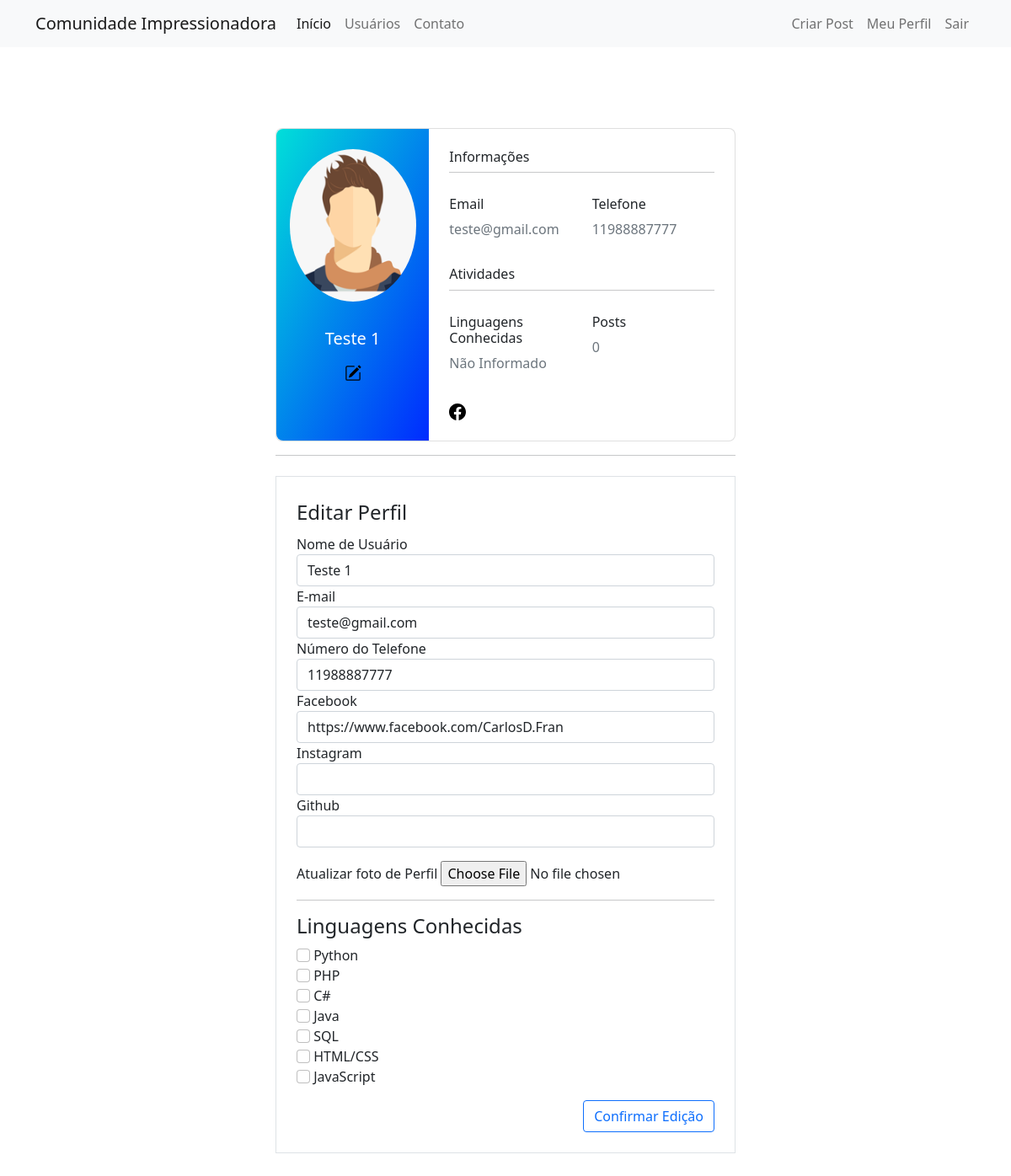
Before: /perfil/editar (signed in) with the older database file.
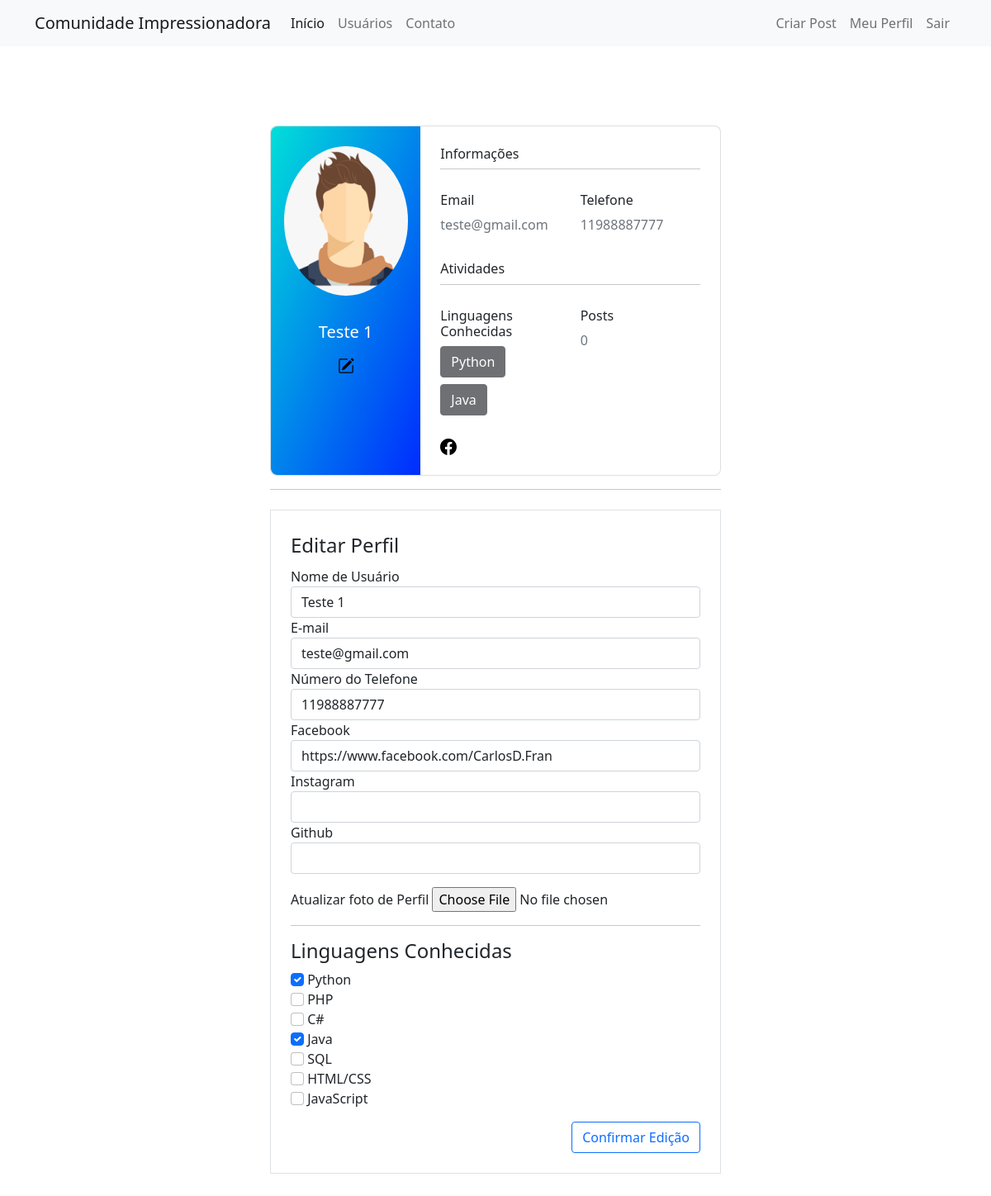
After: the same page with the newer database file.
### comunidadeimpressionadora/routes.py (the view)
@app.route('/perfil/editar', methods=['GET', 'POST'])
@login_required
def editar_perfil():
    form = FormEditarPerfil()
    if form.validate_on_submit():
        current_user.username = form.username.data
        current_user.email = form.email.data
        current_user.phone_number = form.phone_number.data
        current_user.facebook = form.facebook.data
        current_user.instagram = form.instagram.data
        current_user.github = form.github.data
        if form.profile_photo.data:
            nome_imagem = salvar_imagem(form.profile_photo.data)
            current_user.profile_photo = nome_imagem
        current_user.cursos = atualizar_cursos(form)
        database.session.commit()
        flash('Perfil Atualizado com Sucesso!', 'alert-success')
        return redirect(url_for('perfil'))
    elif request.method == 'GET':
        form.username.data = current_user.username
        form.email.data = current_user.email
        form.phone_number.data = current_user.phone_number
        form.facebook.data = current_user.facebook
        form.instagram.data = current_user.instagram
        form.github.data = current_user.github
    foto_perfil = url_for('static', filename='fotos_perfil/{}'.format(current_user.profile_photo))
    return render_template('editarperfil.html', foto_perfil=foto_perfil, form=form)

### comunidadeimpressionadora/forms.py (shortened to what this page needs)
class FormEditarPerfil(FlaskForm):
    username = StringField('Nome de Usuário', validators=[DataRequired()])
    email = StringField('E-mail', validators=[DataRequired(), Email()])
    profile_photo = FileField('Atualizar foto de Perfil', validators=[FileAllowed(['jpg', 'png'])])
    phone_number = IntegerField('Número do Telefone', validators=[Optional(), NumberRange(min=10000000000, max=99999999999)])
    facebook = StringField('Facebook', validators=[Optional(), URL()])
    instagram = StringField('Instagram', validators=[Optional(), URL()])
    github = StringField('Github', validators=[Optional(), URL()])
    ling_python = BooleanField('Python')
    ling_php = BooleanField('PHP')
    ling_c = BooleanField('C#')
    ling_java = BooleanField('Java')
    ling_sql = BooleanField('SQL')
    ling_htmlCss = BooleanField('HTML/CSS')
    ling_javascript = BooleanField('JavaScript')
    botao_submit_editarperfil = SubmitField('Confirmar Edição')

### comunidadeimpressionadora/models.py (called while the page is built)
@login_manager.user_loader
def load_ususario(id_usuario):
    return Usuario.query.get(int(id_usuario))

### comunidadeimpressionadora/templates/editarperfil.html (shortened to what the changed rows need)
{% extends 'perfil.html' %}
{% block form_editar_perfil %}
    <div class='row'>
        <div class='col'>
            <form method='POST' action='' class="border p-4 mt-2" enctype="multipart/form-data">
                <fieldset>
                    {% for campo in form %}
                        {% if 'ling_' in campo.name %}
                            <div class="form-group">
                                {% if campo.label.text in current_user.cursos %}
                                    {{ campo(class="form-check-input", checked='checked') }}
                                    {{ campo.label(class="form-check-label") }}
                                {% else %}
                                    {{ campo(class="form-check-input") }}
                                    {{ campo.label(class="form-check-label") }}
                                {% endif %}
                            </div>
                        {% endif %}
                    {% endfor %}
                </fieldset>
            </form>
        </div>
    </div>
{% endblock %}

### comunidadeimpressionadora/templates/perfil.html (shortened to what this page needs)
{% extends 'base.html' %}
{% block body %}
<section class="vh-100 pt-5">
    <div class="container py-5">
        <div class="row d-flex justify-content-center align-items-center h-100">
            <div class="col col-lg-6 mb-4 mb-lg-0">
                <div class="card mb-3" style="border-radius: .5rem;">
                    <div class="row g-0">
                        <div class="col-md-4 gradient-custom text-center text-white" style="border-top-left-radius: .5rem; border-bottom-left-radius: .5rem;">
                            <img src="{{ foto_perfil }}" alt="Avatar" class="img-fluid my-4 circle-image" style="width: 150px;" />
                            <h5 class = 'py-2'>{{ current_user.username }}</h5>
                            <a class = 'fa-lg' href="{{ url_for('editar_perfil') }}">
                            </a>
                        </div>
                        <div class="col-md-8">
                            <div class="card-body p-4">
                                <h6>Informações</h6>
                                <hr class="mt-0 mb-4">
                                <div class="row pt-1">
                                    <div class="col-6 mb-3">
                                        <h6>Email</h6>
                                        <p class="text-muted">{{ current_user.email }}</p>
                                    </div>
                                    <div class="col-6 mb-3">
                                        <h6>Telefone</h6>
                                        <p class="text-muted">{{ current_user.phone_number }}</p>
                                    </div>
                                </div>
                                <h6>Atividades</h6>
                                <hr class="mt-0 mb-4">
                                <div class="row pt-1">
                                    <div class="col-6 mb-3">
                                        <h6>Linguagens Conhecidas</h6>
                                        {% if 'Não informado' in current_user.cursos or current_user.cursos == '' %}
                                            <p class="text-muted">Não Informado</p>
                                        {% else %}
                                            {% for curso in current_user.cursos.split(';') %}
                                                <button type="button" class="btn btn-dark mb-2 me-1" disabled>{{ curso }}</button>
                                            {% endfor %}
                                        {% endif %}
                                    </div>
                                    <div class="col-6 mb-3">
                                        <h6>Posts</h6>
                                        <p class="text-muted">0</p>
                                    </div>
                                </div>
                                <div class="d-flex justify-content-start">
                                    {% if current_user.facebook %}
                                        <a href="{{ current_user.facebook }}" class='pe-1' target="_blank" rel="noopener noreferrer">
                                        </a>
                                    {% endif %}
                                </div>
                            </div>
                        </div>
                    </div>
                </div>
                {% block form_editar_perfil %}
                {% endblock %}
            </div>
        </div>
    </div>
</section>
{% endblock %}

Changed rows visible on the page:
changed Usuario "Teste 1": cursos "Não informado" → "Python;Java" (drawn)
Other visible differences:
new list line: "Python"
new list line: "Java"
list line gone: "☐ Python"
new list line: "☑ Python"
list line gone: "☐ Java"
new list line: "☑ Java"
text no longer shown: "Não Informado"
